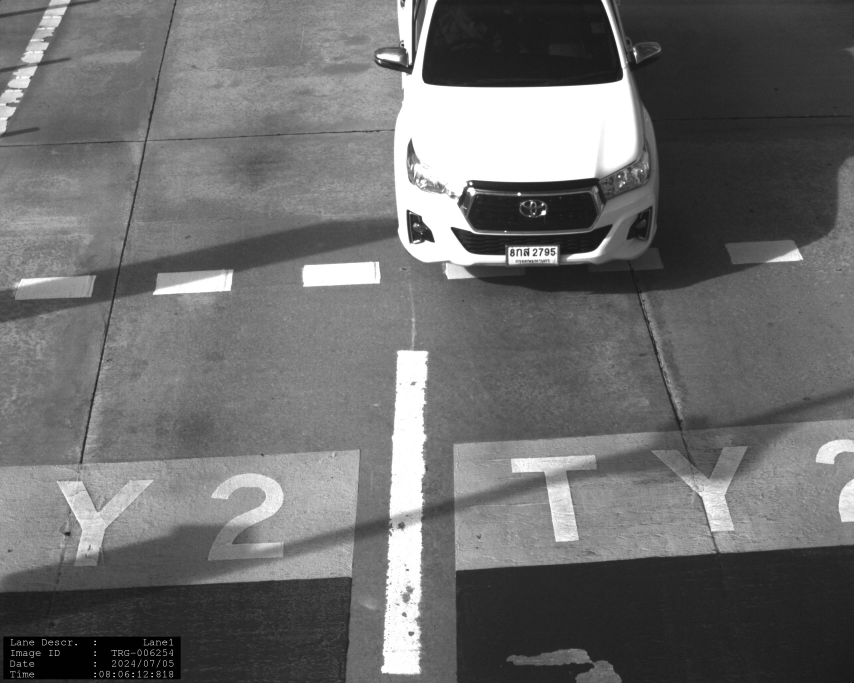
#> input picture alpr_service/plate_recognizer/testing/test.jpg, 2560 x 2048 px (shown at 1/3 size)
$ python -i synthetic_data.py   (imports and definitions only)
#> lines starting #> are read from the running program, lines starting #| are printed output that depends on the picture
#> further down, picture is the input picture: shape (2048, 2560, 3); min 0, max 255, mean 109
"""
Synthetic Thai License Plate Generator with Bounding Box Labels
Generates synthetic Thai license plates with:
- Thai characters and numbers in license plate format
- Province names (77 provinces)
- Homography transformation for distortion
- Data augmentation (translation, rotation, scaling)
- Bicubic interpolation for sharpness
- Bounding box annotations for license number (top) and province (bottom)
"""

import os
import random
import json
import cv2
import numpy as np
from PIL import Image, ImageDraw, ImageFont, ImageFilter
from pathlib import Path
import argparse
from typing import Tuple, List, Dict, Optional


# Thai provinces (77 provinces)
THAI_PROVINCES = [
    "กระบี่", "กรุงเทพมหานคร", "กาญจนบุรี", "กาฬสินธุ์", "กำแพงเพชร",
    "ขอนแก่น", "จันทบุรี", "จำปาศักดิ์", "ฉะเชิงเทรา", "ชลบุรี",
    "ชัยนาท", "ชัยภูมิ", "ชุมพร", "เชียงราย", "เชียงใหม่",
    "ตรัง", "ตราด", "ตาก", "นครนายก", "นครปฐม",
    "นครพนม", "นครราชสีมา", "นครศรีธรรมราช", "นครสวรรค์", "นนทบุรี",
    "นราธิวาส", "น่าน", "บึงกาฬ", "บุรีรัมย์", "ปทุมธานี",
    "ประจวบคีรีขันธ์", "ปราจีนบุรี", "ปัตตานี", "พระนครศรีอยุธยา", "พังงา",
    "พัทลุง", "พิจิตร", "พิษณุโลก", "เพชรบุรี", "เพชรบูรณ์",
    "แพร่", "พะเยา", "ภูเก็ต", "มหาสารคาม", "มุกดาหาร",
    "แม่ฮ่องสอน", "ยโสธร", "ยะลา", "ร้อยเอ็ด", "ระนอง",
    "ระยอง", "ราชบุรี", "ลพบุรี", "ลำปาง", "ลำพูน",
    "เลย", "ศรีสะเกษ", "สกลนคร", "สงขลา", "สตูล",
    "สมุทรปราการ", "สมุทรสงคราม", "สมุทรสาคร", "สระแก้ว", "สระบุรี",
    "สิงห์บุรี", "สุโขทัย", "สุพรรณบุรี", "สุราษฎร์ธานี", "สุรินทร์",
    "หนองคาย", "หนองบัวลำภู", "อ่างทอง", "อุดรธานี", "อุทัยธานี",
    "อุตรดิตถ์", "อุบลราชธานี", "อำนาจเจริญ"
]

# Thai consonants commonly used in license plates
THAI_CONSONANTS = [
    "ก", "ข", "ค", "ง", "จ", "ฉ", "ช", "ซ", "ฌ", "ญ",
    "ฎ", "ฏ", "ฐ", "ฑ", "ฒ", "ณ", "ด", "ต", "ถ", "ท",
    "ธ", "น", "บ", "ป", "ผ", "ฝ", "พ", "ฟ", "ภ", "ม",
    "ย", "ร", "ล", "ว", "ศ", "ษ", "ส", "ห", "ฬ", "อ", "ฮ"
]

# Common Thai words for synthetic data (sample dictionary)
THAI_WORDS = [
    "กรุงเทพ", "ไทย", "รถ", "บ้าน", "เมือง", "คน", "น้ำ", "ฟ้า",
    "ดิน", "ไฟ", "ลม", "ป่า", "ภูเขา", "ทะเล", "แม่น้ำ", "ดอกไม้",
    "ต้นไม้", "สวน", "ถนน", "สะพาน", "วัด", "โรงเรียน", "โรงพยาบาล",
    "ตลาด", "ร้านค้า", "อาหาร", "ข้าว", "น้ำตาล", "เกลือ", "พริก",
    "หมู", "ไก่", "เป็ด", "ปลา", "กุ้ง", "ปู", "ผัก", "ผลไม้"
]

# Thai words for special/vanity license plates (ป้ายทะเบียนพิเศษ)
# These words have meaning and often include vowels above/below characters
THAI_SPECIAL_WORDS = [
    # คำมงคล (Auspicious words)
    "รวย", "โชค", "ดี", "เฮง", "เจริญ", "สุข", "ศรี", "มั่ง", "มี", "โภค",
    "ทรัพย์", "สมบูรณ์", "เจริญ", "รุ่ง", "เรือง", "วัฒนา", "พัฒนา",
    # คำที่น่าสนใจ (Interesting words)
    "หล่อ", "สวย", "เท่", "เจ๋ง", "เฟี้ยว", "ว้าว", "โอ้โห",
    # คำทั่วไป (Common words)
    "รัก", "หวัง", "ฝัน", "ใจ", "คิด", "เชื่อ", "ไว้", "ได้", "เอา",
    "ไป", "มา", "อยู่", "เป็น", "ทำ", "ให้", "กับ", "แล้ว", "เพื่อ",
    # คำสั้น (Short words)
    "ฟ้า", "ดิน", "น้ำ", "ไฟ", "ลม", "ดอก", "ใบ", "เมฆ", "ฝน", "แดด"
]


class ThaiLicensePlateGenerator:
    """Generate synthetic Thai license plates with bounding box labels"""

    def __init__(
        self,
        output_dir: str = "synthetic_plates",
        image_width: int = 340,
        image_height: int = 150,
        font_path: Optional[str] = None
    ):
        self.output_dir = Path(output_dir)
        self.output_dir.mkdir(parents=True, exist_ok=True)

        # Create subdirectories
        self.images_dir = self.output_dir / "images"
        self.images_dir.mkdir(exist_ok=True)

        self.image_width = image_width
        self.image_height = image_height

        # Try to load Thai font
        self.font_path = font_path or self._find_thai_font()
        self.load_fonts()

    def _find_thai_font(self) -> str:
        """Find available Thai font on the system"""
        possible_fonts = [
            "C:/Users/PC/AppData/Local/Microsoft/Windows/Fonts/Sarun's ThangLuang.ttf",  # Default Windows Thai font
            "C:/Windows/Fonts/THSarabunNew.ttf",
            "C:/Windows/Fonts/THSarabun Bold.ttf",
            "/usr/share/fonts/truetype/tlwg/Sarabun-Bold.ttf",
            "/usr/share/fonts/truetype/tlwg/Loma-Bold.ttf",
            "/usr/share/fonts/truetype/dejavu/DejaVuSans-Bold.ttf",
            "/usr/share/fonts/truetype/noto/NotoSansThai-Bold.ttf",
            "/System/Library/Fonts/Thonburi.ttc",  # macOS
        ]

        for font in possible_fonts:
            if os.path.exists(font):
                print(f"Using font: {font}")
                return font

        print("Warning: No Thai font found, using default")
        return None

    def load_fonts(self):
        """Load fonts for license plate text"""
        try:
            if self.font_path:
                # License number (top) - same size for chars and digits for better alignment
                self.font_large = ImageFont.truetype(self.font_path, 50)
                # Province name (bottom) - larger for better visibility
                self.font_small = ImageFont.truetype(self.font_path, 30)
            else:
                self.font_large = ImageFont.load_default()
                self.font_small = ImageFont.load_default()
        except Exception as e:
            print(f"Error loading font: {e}")
            self.font_large = ImageFont.load_default()
            self.font_small = ImageFont.load_default()

    # [182 lines left out: functions generate_plate_text, generate_background_color, create_plate_image, apply_homography, not called in this run]

    def apply_augmentation(self, img: np.ndarray) -> np.ndarray:
        """
        Apply data augmentation: translation, rotation, scaling
        """
        height, width = img.shape[:2]
#> height = 2048; width = 2560

        # Random rotation (-15 to 15 degrees)
        angle = random.uniform(-15, 15)
        rotation_matrix = cv2.getRotationMatrix2D((width/2, height/2), angle, 1.0)
        img = cv2.warpAffine(img, rotation_matrix, (width, height),
                            flags=cv2.INTER_CUBIC,
                            borderMode=cv2.BORDER_REPLICATE)
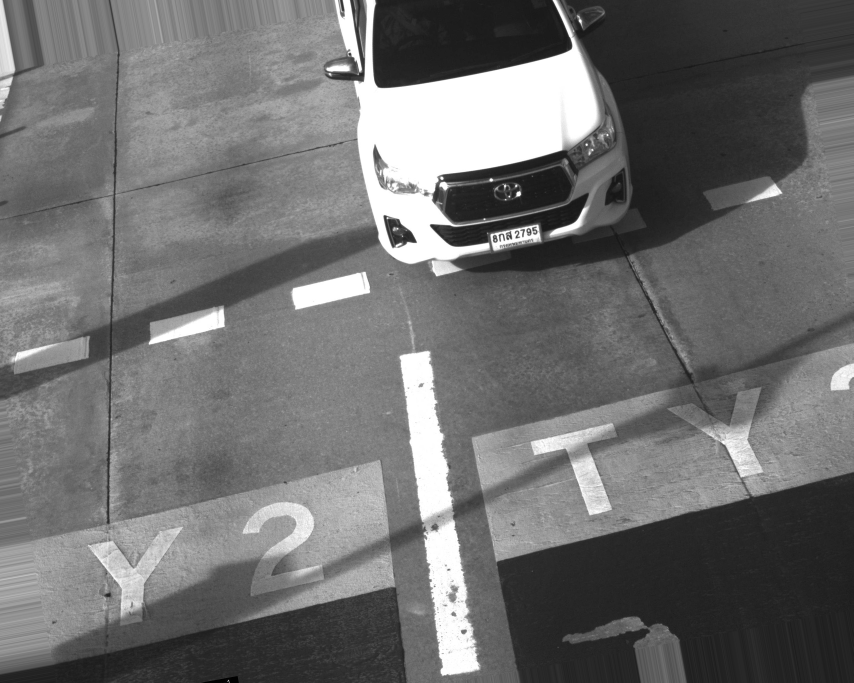
#> img: shape (2048, 2560, 3) (shown at 1/3 size); min 0, max 255, mean 111.4

        # Random scaling (0.8 to 1.2)
        scale = random.uniform(0.85, 1.15)
        new_width = int(width * scale)
#> new_width = 2758
        new_height = int(height * scale)
#> new_height = 2206
        img = cv2.resize(img, (new_width, new_height), interpolation=cv2.INTER_CUBIC)
#> img: shape (2206, 2758, 3)

        # Crop or pad to original size
        if scale > 1.0:
            # Crop center
            start_x = (new_width - width) // 2
#> start_x = 99
            start_y = (new_height - height) // 2
#> start_y = 79
            img = img[start_y:start_y+height, start_x:start_x+width]
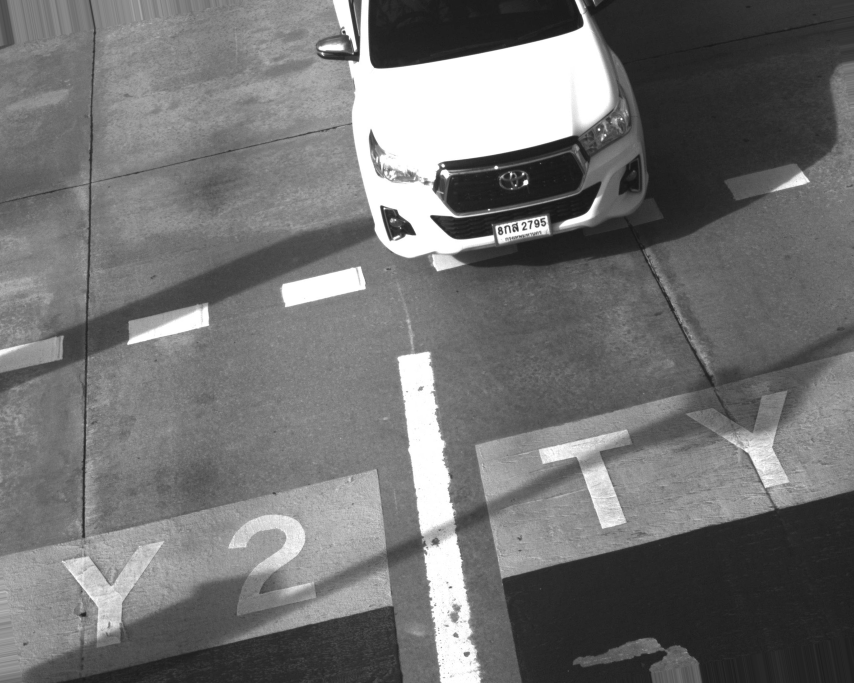
#> img: shape (2048, 2560, 3) (shown at 1/3 size); min 18, max 255, mean 114.7
        else:
            # Pad with border color
            pad_x = (width - new_width) // 2
            pad_y = (height - new_height) // 2
            img = cv2.copyMakeBorder(img, pad_y, height-new_height-pad_y,
                                    pad_x, width-new_width-pad_x,
                                    cv2.BORDER_REPLICATE)

        # Random translation (-20 to 20 pixels)
        tx = random.randint(-20, 20)
        ty = random.randint(-10, 10)
        translation_matrix = np.float32([[1, 0, tx], [0, 1, ty]])
        img = cv2.warpAffine(img, translation_matrix, (width, height),
                            borderMode=cv2.BORDER_REPLICATE)
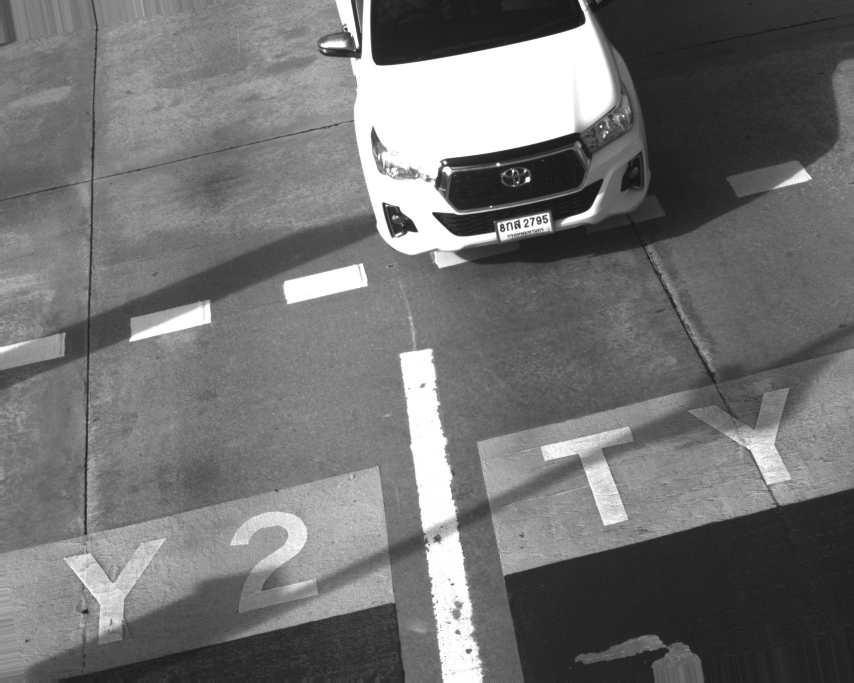
#> img: shape (2048, 2560, 3) (shown at 1/3 size); min 18, max 255, mean 114.7

        return img

    # [213 lines left out: functions add_noise_and_blur, apply_bicubic_interpolation, generate_sample, generate_dataset, main, not called in this run]


# [2 lines not run here, left out]

>>> import cv2
>>> picture = cv2.cvtColor(cv2.imread('../testing/test.jpg'), cv2.COLOR_BGR2RGB)
>>> result = ThaiLicensePlateGenerator().apply_augmentation(picture)
